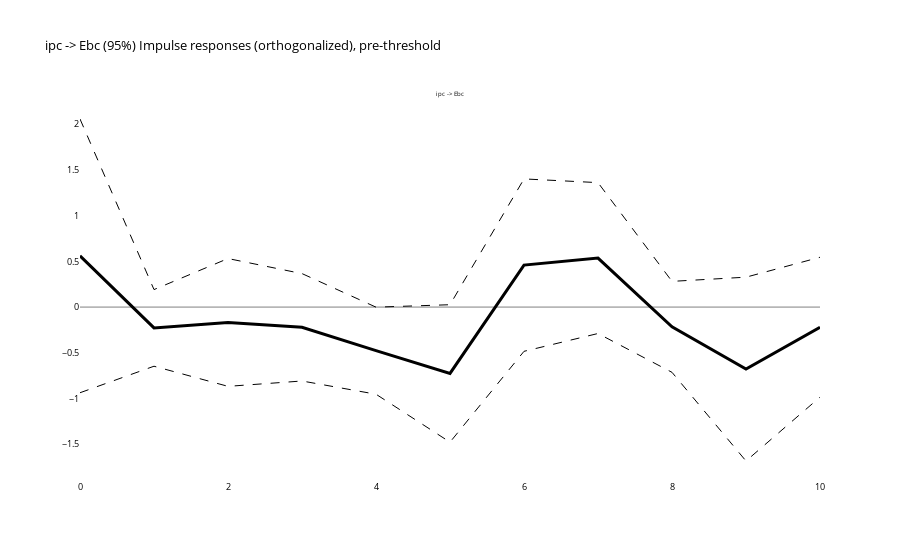
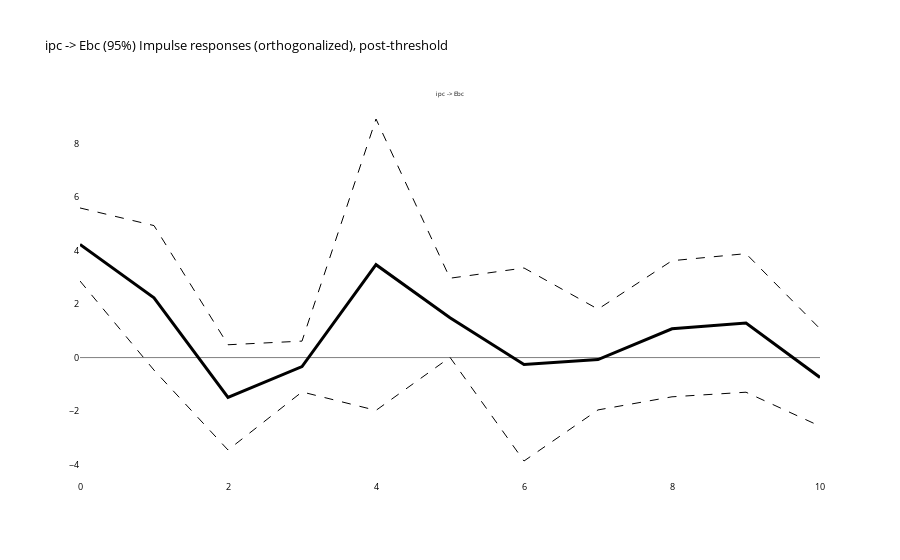
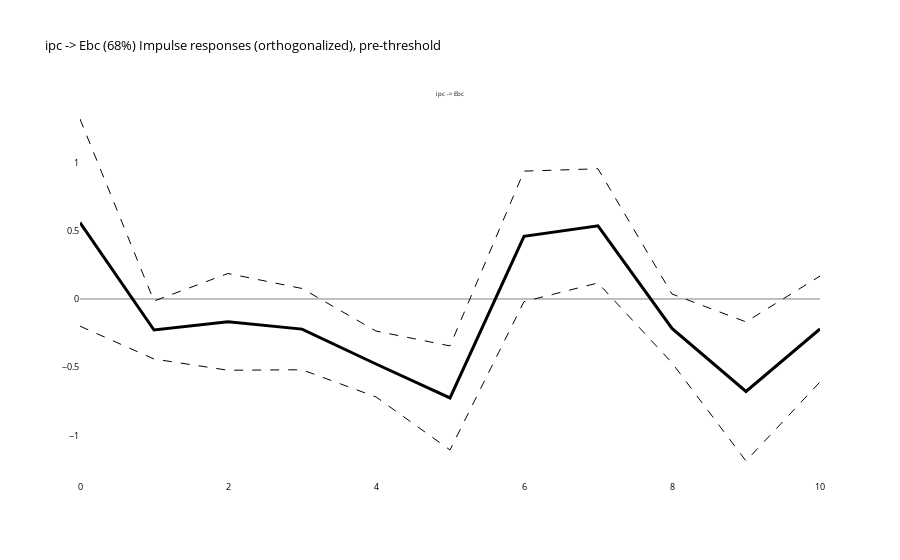
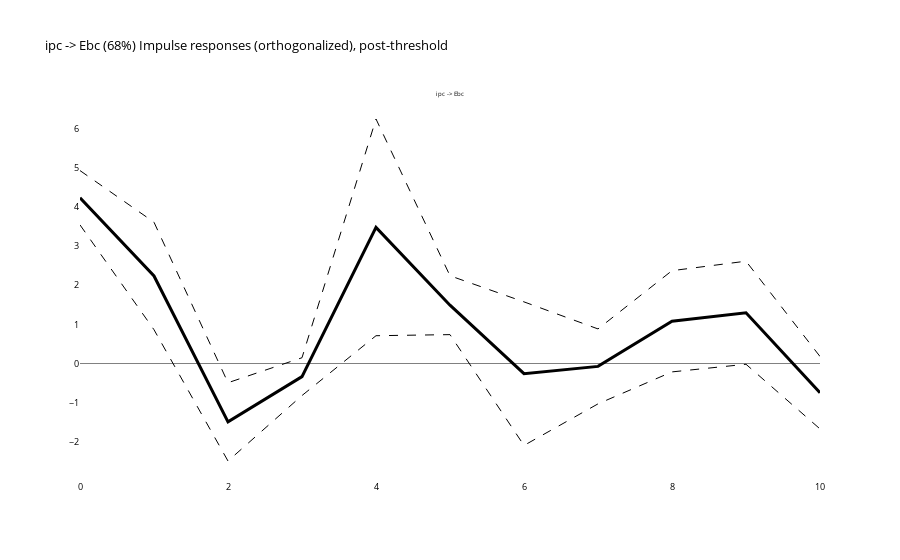

The cell these charts' notebook holds for them, in order:
### Code cell
regress(["ipc", "Ebc", "impp_usa", "emae"], df_ERPT_Arg, maxlags=2, run_other_tests_on=False, lp_threshold=121)

### Figure 1 — Plotly figure (JSON) as saved in the notebook; plotly's stock layout.template omitted (floating-point values rounded to 4 significant figures)
{"data": [{"line": {"color": "grey", "dash": "solid", "width": 1}, "mode": "lines", "type": "scatter", "x": [0, 1, 2, 3, 4, 5, 6, 7, 8, 9, 10], "xaxis": "x", "y": [0, 0, 0, 0, 0, 0, 0, 0, 0, 0, 0], "yaxis": "y"}, {"line": {"color": "black", "dash": "solid", "width": 3}, "mode": "lines", "type": "scatter", "x": [0, 1, 2, 3, 4, 5, 6, 7, 8, 9, 10], "xaxis": "x", "y": [0.5599, -0.2275, -0.1678, -0.2209, -0.4765, -0.7253, 0.4588, 0.5359, -0.216, -0.6776, -0.2199], "yaxis": "y"}, {"line": {"color": "black", "dash": "dash", "width": 1}, "mode": "lines", "type": "scatter", "x": [0, 1, 2, 3, 4, 5, 6, 7, 8, 9, 10], "xaxis": "x", "y": [-0.9362, -0.6463, -0.8663, -0.8079, -0.9523, -1.476, -0.4834, -0.2888, -0.7132, -1.682, -0.9843], "yaxis": "y"}, {"line": {"color": "black", "dash": "dash", "width": 1}, "mode": "lines", "type": "scatter", "x": [0, 1, 2, 3, 4, 5, 6, 7, 8, 9, 10], "xaxis": "x", "y": [2.056, 0.1913, 0.5307, 0.3661, -0.0007321, 0.02595, 1.401, 1.361, 0.2812, 0.3271, 0.5444], "yaxis": "y"}], "layout": {"annotations": [{"font": {"size": 6}, "showarrow": false, "text": "ipc -> Ebc", "x": 0.5, "xanchor": "center", "xref": "paper", "y": 1, "yanchor": "bottom", "yref": "paper"}], "font": {"color": "black", "size": 9}, "hovermode": "x unified", "plot_bgcolor": "white", "showlegend": false, "title": {"text": "ipc -> Ebc (95%)\nImpulse responses (orthogonalized), pre-threshold"}, "xaxis": {"anchor": "y", "domain": [0, 1]}, "yaxis": {"anchor": "x", "domain": [0, 1]}}}

### Figure 2 — Plotly figure (JSON) as saved in the notebook; plotly's stock layout.template omitted (floating-point values rounded to 4 significant figures)
{"data": [{"line": {"color": "grey", "dash": "solid", "width": 1}, "mode": "lines", "type": "scatter", "x": [0, 1, 2, 3, 4, 5, 6, 7, 8, 9, 10], "xaxis": "x", "y": [0, 0, 0, 0, 0, 0, 0, 0, 0, 0, 0], "yaxis": "y"}, {"line": {"color": "black", "dash": "solid", "width": 3}, "mode": "lines", "type": "scatter", "x": [0, 1, 2, 3, 4, 5, 6, 7, 8, 9, 10], "xaxis": "x", "y": [4.231, 2.235, -1.489, -0.3342, 3.475, 1.489, -0.2583, -0.07303, 1.078, 1.296, -0.744], "yaxis": "y"}, {"line": {"color": "black", "dash": "dash", "width": 1}, "mode": "lines", "type": "scatter", "x": [0, 1, 2, 3, 4, 5, 6, 7, 8, 9, 10], "xaxis": "x", "y": [2.865, -0.4689, -3.457, -1.285, -1.975, 0.008842, -3.869, -1.958, -1.467, -1.295, -2.566], "yaxis": "y"}, {"line": {"color": "black", "dash": "dash", "width": 1}, "mode": "lines", "type": "scatter", "x": [0, 1, 2, 3, 4, 5, 6, 7, 8, 9, 10], "xaxis": "x", "y": [5.597, 4.938, 0.4798, 0.6162, 8.925, 2.969, 3.352, 1.812, 3.624, 3.888, 1.078], "yaxis": "y"}], "layout": {"annotations": [{"font": {"size": 6}, "showarrow": false, "text": "ipc -> Ebc", "x": 0.5, "xanchor": "center", "xref": "paper", "y": 1, "yanchor": "bottom", "yref": "paper"}], "font": {"color": "black", "size": 9}, "hovermode": "x unified", "plot_bgcolor": "white", "showlegend": false, "title": {"text": "ipc -> Ebc (95%)\nImpulse responses (orthogonalized), post-threshold"}, "xaxis": {"anchor": "y", "domain": [0, 1]}, "yaxis": {"anchor": "x", "domain": [0, 1]}}}

### Figure 3 — Plotly figure (JSON) as saved in the notebook; plotly's stock layout.template omitted (floating-point values rounded to 4 significant figures)
{"data": [{"line": {"color": "grey", "dash": "solid", "width": 1}, "mode": "lines", "type": "scatter", "x": [0, 1, 2, 3, 4, 5, 6, 7, 8, 9, 10], "xaxis": "x", "y": [0, 0, 0, 0, 0, 0, 0, 0, 0, 0, 0], "yaxis": "y"}, {"line": {"color": "black", "dash": "solid", "width": 3}, "mode": "lines", "type": "scatter", "x": [0, 1, 2, 3, 4, 5, 6, 7, 8, 9, 10], "xaxis": "x", "y": [0.5599, -0.2275, -0.1678, -0.2209, -0.4765, -0.7253, 0.4588, 0.5359, -0.216, -0.6776, -0.2199], "yaxis": "y"}, {"line": {"color": "black", "dash": "dash", "width": 1}, "mode": "lines", "type": "scatter", "x": [0, 1, 2, 3, 4, 5, 6, 7, 8, 9, 10], "xaxis": "x", "y": [-0.1992, -0.44, -0.5222, -0.5187, -0.7179, -1.106, -0.01925, 0.1174, -0.4683, -1.187, -0.6078], "yaxis": "y"}, {"line": {"color": "black", "dash": "dash", "width": 1}, "mode": "lines", "type": "scatter", "x": [0, 1, 2, 3, 4, 5, 6, 7, 8, 9, 10], "xaxis": "x", "y": [1.319, -0.01503, 0.1866, 0.07695, -0.2351, -0.3441, 0.9369, 0.9543, 0.03626, -0.1678, 0.1679], "yaxis": "y"}], "layout": {"annotations": [{"font": {"size": 6}, "showarrow": false, "text": "ipc -> Ebc", "x": 0.5, "xanchor": "center", "xref": "paper", "y": 1, "yanchor": "bottom", "yref": "paper"}], "font": {"color": "black", "size": 9}, "hovermode": "x unified", "plot_bgcolor": "white", "showlegend": false, "title": {"text": "ipc -> Ebc (68%)\nImpulse responses (orthogonalized), pre-threshold"}, "xaxis": {"anchor": "y", "domain": [0, 1]}, "yaxis": {"anchor": "x", "domain": [0, 1]}}}

### Figure 4 — Plotly figure (JSON) as saved in the notebook; plotly's stock layout.template omitted (floating-point values rounded to 4 significant figures)
{"data": [{"line": {"color": "grey", "dash": "solid", "width": 1}, "mode": "lines", "type": "scatter", "x": [0, 1, 2, 3, 4, 5, 6, 7, 8, 9, 10], "xaxis": "x", "y": [0, 0, 0, 0, 0, 0, 0, 0, 0, 0, 0], "yaxis": "y"}, {"line": {"color": "black", "dash": "solid", "width": 3}, "mode": "lines", "type": "scatter", "x": [0, 1, 2, 3, 4, 5, 6, 7, 8, 9, 10], "xaxis": "x", "y": [4.231, 2.235, -1.489, -0.3342, 3.475, 1.489, -0.2583, -0.07303, 1.078, 1.296, -0.744], "yaxis": "y"}, {"line": {"color": "black", "dash": "dash", "width": 1}, "mode": "lines", "type": "scatter", "x": [0, 1, 2, 3, 4, 5, 6, 7, 8, 9, 10], "xaxis": "x", "y": [3.538, 0.8629, -2.487, -0.8164, 0.71, 0.7379, -2.09, -1.029, -0.2133, -0.01862, -1.668], "yaxis": "y"}, {"line": {"color": "black", "dash": "dash", "width": 1}, "mode": "lines", "type": "scatter", "x": [0, 1, 2, 3, 4, 5, 6, 7, 8, 9, 10], "xaxis": "x", "y": [4.924, 3.606, -0.4899, 0.148, 6.24, 2.24, 1.573, 0.8832, 2.37, 2.611, 0.1803], "yaxis": "y"}], "layout": {"annotations": [{"font": {"size": 6}, "showarrow": false, "text": "ipc -> Ebc", "x": 0.5, "xanchor": "center", "xref": "paper", "y": 1, "yanchor": "bottom", "yref": "paper"}], "font": {"color": "black", "size": 9}, "hovermode": "x unified", "plot_bgcolor": "white", "showlegend": false, "title": {"text": "ipc -> Ebc (68%)\nImpulse responses (orthogonalized), post-threshold"}, "xaxis": {"anchor": "y", "domain": [0, 1]}, "yaxis": {"anchor": "x", "domain": [0, 1]}}}
